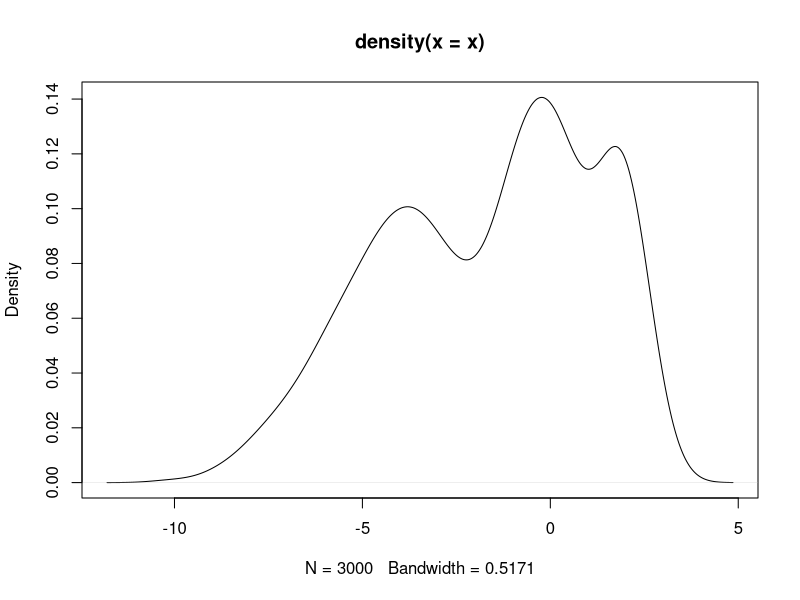

Here is the R script that generated this plot:
## ---- chunk 1

ugmm <- function(X, K, tol) {
  
  # Basics of X
  N <- length(X)
  
  # Initialise by randomly assigning to clusters
  # c <- sample(1:K, N, replace=T)
  # mu <- numeric()
  # theta <- numeric()
  # prop <- numeric()
  # for (k in 1:K) {
  #   mu <- c(mu, mean(X[c == k]))
  #   theta <- c(theta, var(X[c == k]))
  #   prop <- c(prop, length((X[c == k]))/length(X))
  # }
  
  # # Initialise means
  mu <- sample(X, K)

  # Initialise variances
  theta <- rep(var(X), K)

  # Initialise mixing proportions
  prop <- rep(1/K, K)

  # Initialise individual label probabilities and weighted densities
  g <- matrix(0, nrow=N, ncol=K)
  
  # Initialise the difference
  diff <- Inf
  old <- 0
  
  # Counter
  i <- 0
  
  # EM Algo
  while (TRUE) {
    
    # Update count
    i <- i + 1
    # print(i)
    
    # Old values
    oldmu <- mu
    oldtheta <- theta
    oldprop <- prop
    
    # E-step
    for (k in 1:K) {
      g[,k] <- prop[k] * dnorm(X, mu[k], sqrt(theta[k]))
    }
    g <- g / rowSums(g)
    
    
    # M-step
    Nk <- colSums(g)
    for (k in 1:K) {
      
      # Calculate mu_k
      mu[k] <- sum(g[,k] * X) / Nk[k]
      
      # Calculate theta^2_k
      theta[k] <- sum(g[,k]*(X - mu[k])^2) / Nk[k]
      
      # Update mixing proportions
      prop[k] <- Nk[k]/N
      
    }
    
    # Calculate log-likelihood
    # lli <- numeric(N)
    # for (k in 1:K) {
    #   lli <- lli + g[,k] * (log(prop[k]) + log(dnorm(X, mu[k], sqrt(theta[k]))))
    # }
    # ll <- sum(lli)
    
    # Recalulate difference
    # diff <- abs(ll - old)
    # print(apply(g, 2, mean))
    print(mu)
    # print(theta)
    # print(paste0("LL: ", ll))
    # print(paste0("diff: ", diff))
    
    # Check
    # if (diff < tol) break
    if (max(abs(rbind(oldmu, oldtheta, oldprop) - rbind(mu, theta, prop))) < tol) break
    
    # Assume the loop hasn't ended, update the old ll
    # old <- ll
    
  }
  
  return(list(mu=mu, theta=sqrt(theta), prop=prop))

}


## ---- chunk 2

# Simulate draws from 3 distributions
set.seed(1234)
x1 <- rnorm(1000, 0, 1)
x2 <- rnorm(1500, -4, 2)
x3 <- rnorm(500, 2, 0.5)

# Combine into single vector
x <- c(x1, x2, x3)

# Density Plot
plot(density(x))

# Estimate clusters
ugmm(x, 3, 0.0001)

